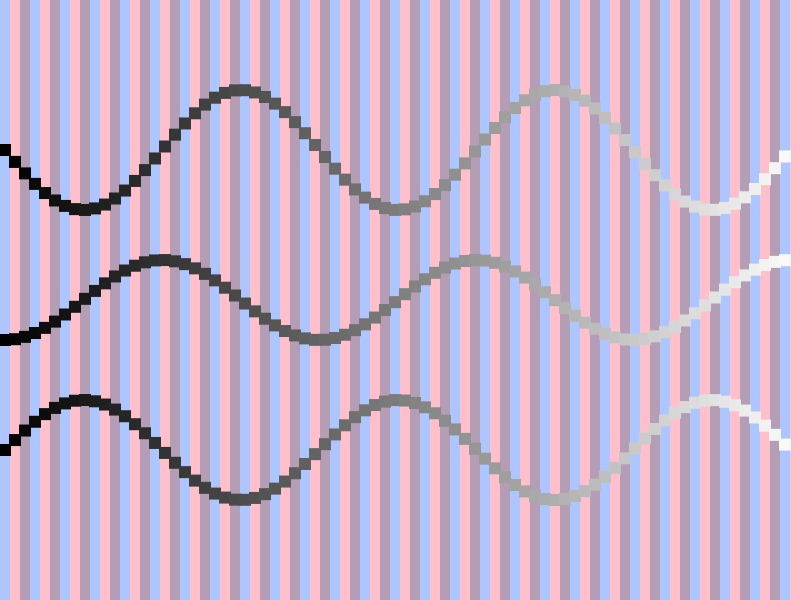
Frame 1 (no input)
Frame 60 (the mouse pressed at the canvas centre just before this capture): identical to frame 1, image omitted
Frame 120 (the mouse held since frame 60 and released just before this capture): identical to frame 1, image omitted

The Processing sketch that drew this single still picture (run headless with seeded random() and noise(); from frame 60 on, the mouse is pressed at the canvas centre):

// Processing sketch: Renee
// ── Renee.pde
color[] stripes = {#AEC6FF, #FFC0CB, #B39EB5}; // Naranja, azul, rosa
int stripeWidth = 10;
int cols;
int rows = 30;
int blockSize = 12;

void setup() {
  size(800, 600);
  cols = width / stripeWidth;
  noStroke();
}

void draw() {
  background(255);

  // Dibujar fondo de líneas verticales
  for (int i = 0; i < cols; i++) {
    fill(stripes[i % stripes.length]);
    rect(i * stripeWidth, 0, stripeWidth, height);
  }

  // Dibujar bloques curvos
  drawCurvedBlocks(height/4, 0.6, 0);
  drawCurvedBlocks(height/2, 0.4, PI/2);
  drawCurvedBlocks(height*3/4, 0.5, PI);
}

void drawCurvedBlocks(float yOffset, float amplitude, float phaseOffset) {
  for (int i = 0; i < cols - 1; i++) {
    float x = i * stripeWidth + stripeWidth/2;
    float y = yOffset + sin(i * 0.2 + phaseOffset) * amplitude * 100;
    fill(lerpColor(color(0), color(255), float(i) / cols)); // gradiente
    rect(x - blockSize/2, y - blockSize/2, blockSize, blockSize);
  }
}
